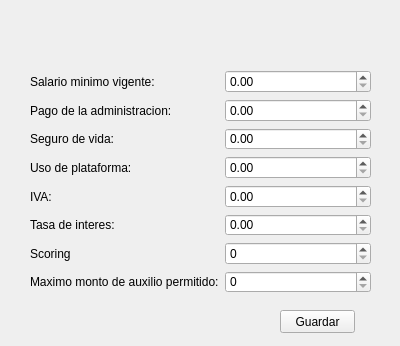
<?xml version="1.0" encoding="UTF-8"?>
<ui version="4.0">
 <class>cambiarValores</class>
 <widget class="QWidget" name="cambiarValores">
  <property name="geometry">
   <rect>
    <x>0</x>
    <y>0</y>
    <width>400</width>
    <height>346</height>
   </rect>
  </property>
  <property name="windowTitle">
   <string>FondoTrabajadoresUnidos(Empleado)</string>
  </property>
  <widget class="QPushButton" name="pushButton">
   <property name="geometry">
    <rect>
     <x>280</x>
     <y>310</y>
     <width>75</width>
     <height>23</height>
    </rect>
   </property>
   <property name="text">
    <string>Guardar</string>
   </property>
  </widget>
  <widget class="QWidget" name="layoutWidget">
   <property name="geometry">
    <rect>
     <x>30</x>
     <y>70</y>
     <width>341</width>
     <height>223</height>
    </rect>
   </property>
   <layout class="QGridLayout" name="gridLayout">
    <item row="7" column="1" colspan="2">
     <widget class="QSpinBox" name="auxilio">
      <property name="maximum">
       <number>900000000</number>
      </property>
     </widget>
    </item>
    <item row="6" column="1" colspan="2">
     <widget class="QSpinBox" name="scoring">
      <property name="maximum">
       <number>99999999</number>
      </property>
     </widget>
    </item>
    <item row="7" column="0">
     <widget class="QLabel" name="label_8">
      <property name="text">
       <string>Maximo monto de auxilio permitido:</string>
      </property>
     </widget>
    </item>
    <item row="0" column="1" colspan="2">
     <widget class="QDoubleSpinBox" name="salarioMinimo">
      <property name="maximum">
       <double>10000000000000000905969664.000000000000000</double>
      </property>
     </widget>
    </item>
    <item row="1" column="0">
     <widget class="QLabel" name="label_2">
      <property name="text">
       <string>Pago de la administracion:</string>
      </property>
     </widget>
    </item>
    <item row="2" column="1" colspan="2">
     <widget class="QDoubleSpinBox" name="SeguroVida">
      <property name="maximum">
       <double>100.000000000000000</double>
      </property>
     </widget>
    </item>
    <item row="1" column="1" colspan="2">
     <widget class="QDoubleSpinBox" name="pagoAdmi">
      <property name="maximum">
       <double>100000000000000000000.000000000000000</double>
      </property>
     </widget>
    </item>
    <item row="4" column="0">
     <widget class="QLabel" name="label_5">
      <property name="text">
       <string>IVA: </string>
      </property>
     </widget>
    </item>
    <item row="4" column="1" colspan="2">
     <widget class="QDoubleSpinBox" name="iva">
      <property name="maximum">
       <double>100.000000000000000</double>
      </property>
     </widget>
    </item>
    <item row="2" column="0">
     <widget class="QLabel" name="label_3">
      <property name="text">
       <string>Seguro de vida:</string>
      </property>
     </widget>
    </item>
    <item row="5" column="0">
     <widget class="QLabel" name="label_6">
      <property name="text">
       <string>Tasa de interes:</string>
      </property>
     </widget>
    </item>
    <item row="3" column="0">
     <widget class="QLabel" name="label_4">
      <property name="text">
       <string>Uso de plataforma:</string>
      </property>
     </widget>
    </item>
    <item row="3" column="1" colspan="2">
     <widget class="QDoubleSpinBox" name="UsoPlataforma">
      <property name="maximum">
       <double>100000000000000000000.000000000000000</double>
      </property>
     </widget>
    </item>
    <item row="5" column="1" colspan="2">
     <widget class="QDoubleSpinBox" name="interes">
      <property name="maximum">
       <double>100.000000000000000</double>
      </property>
     </widget>
    </item>
    <item row="6" column="0">
     <widget class="QLabel" name="label_7">
      <property name="text">
       <string>Scoring</string>
      </property>
     </widget>
    </item>
    <item row="0" column="0">
     <widget class="QLabel" name="label">
      <property name="text">
       <string>Salario minimo vigente:</string>
      </property>
     </widget>
    </item>
   </layout>
  </widget>
 </widget>
 <resources/>
 <connections/>
</ui>
